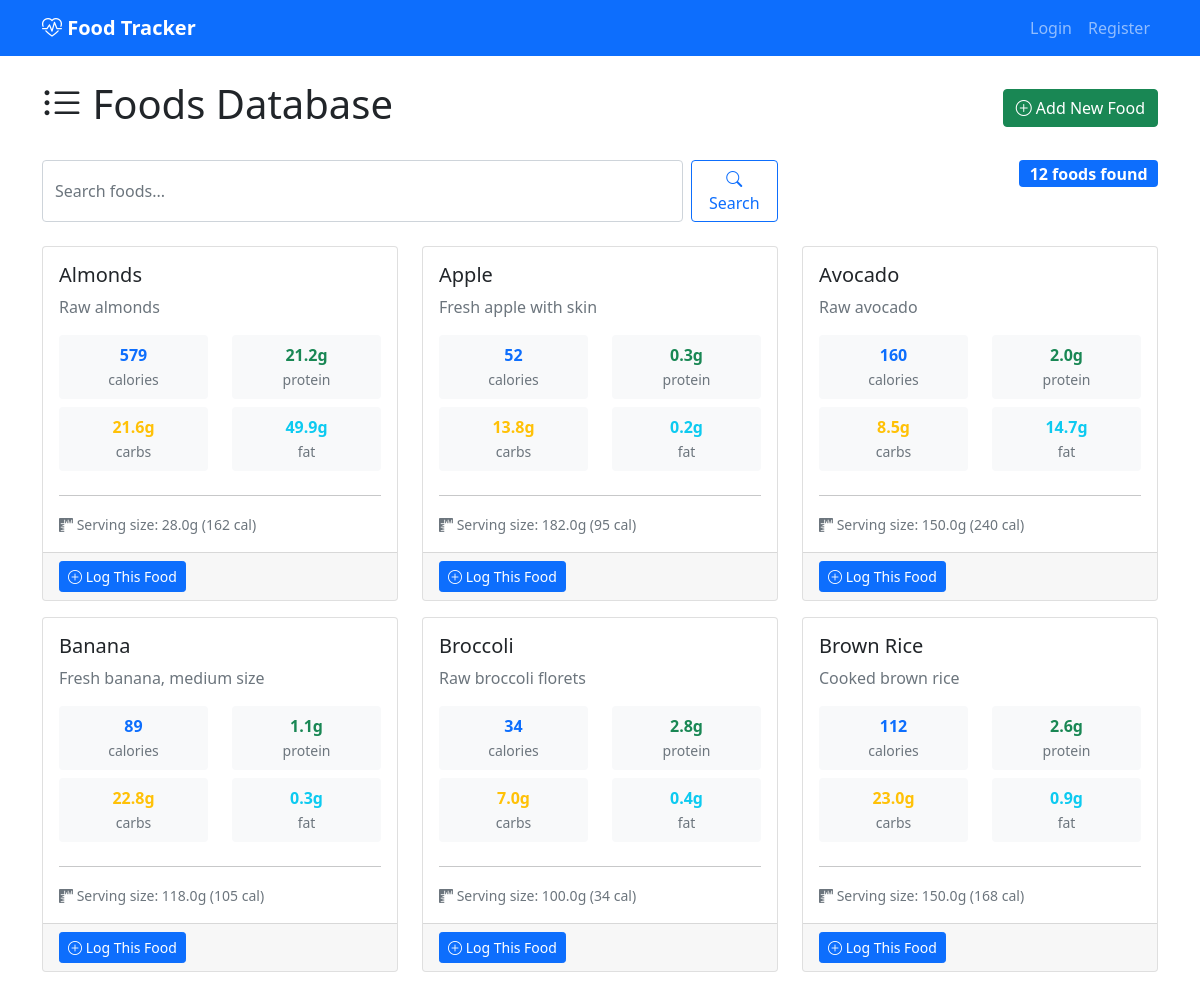
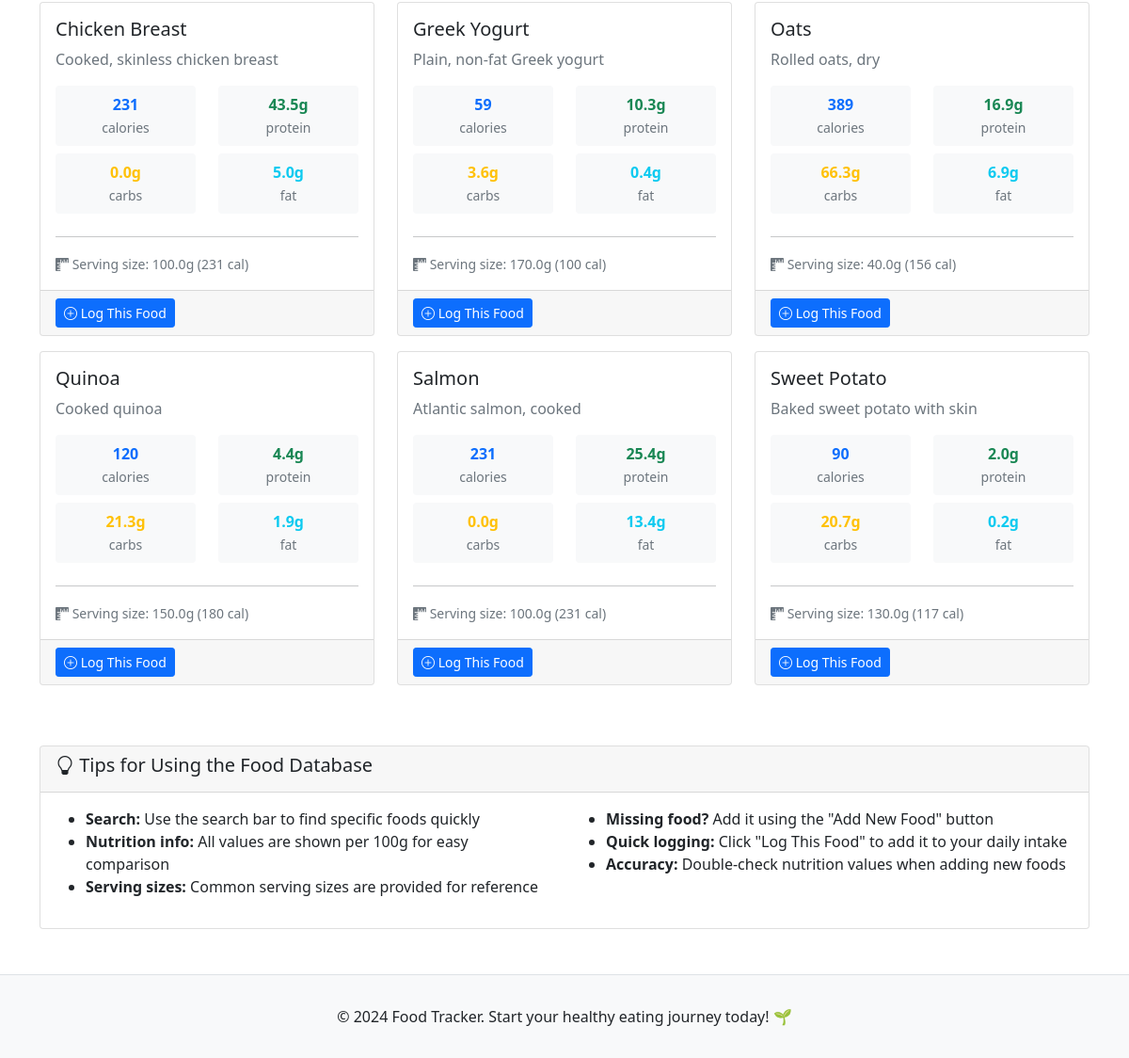
Page /foods/ on the committed database (2 pictures, top to bottom).
### counter/models.py (models this page shows, shortened)
class Food(models.Model):
    name = models.CharField(max_length=200, unique=True)
    description = models.TextField(blank=True, help_text="Brief description of the food item")
    calories_per_100g = models.DecimalField(max_digits=6, decimal_places=2, default=0)
    protein_per_100g = models.DecimalField(max_digits=6, decimal_places=2, default=0, help_text="Protein in grams")
    carbs_per_100g = models.DecimalField(max_digits=6, decimal_places=2, default=0, help_text="Carbohydrates in grams")
    fat_per_100g = models.DecimalField(max_digits=6, decimal_places=2, default=0, help_text="Fat in grams")
    fiber_per_100g = models.DecimalField(max_digits=6, decimal_places=2, default=0, help_text="Fiber in grams")
    serving_size_g = models.DecimalField(max_digits=6, decimal_places=1, default=100, help_text="Common serving size in grams")
    created_at = models.DateTimeField(auto_now_add=True)
    updated_at = models.DateTimeField(auto_now=True)
    class Meta:
        ordering = ['name']
    def calories_per_serving(self):
        return (self.calories_per_100g * self.serving_size_g / 100).quantize(Decimal('0.1'))

### counter/views.py (the view)
# urls.py: path('foods/', views.food_list, name='food_list'),
def food_list(request):
    query = request.GET.get('search', '')
    foods = Food.objects.all()
    if query:
        foods = foods.filter(
            Q(name__icontains=query) | Q(description__icontains=query)
        )
    foods = foods.order_by('name')
    context = {
        'foods': foods,
        'search_query': query,
    }
    return render(request, 'food_list.html', context)

### counter/templates/food_list.html (shortened to what this page needs)
{% extends 'base.html' %}
{% block content %}
<div class="d-flex justify-content-between align-items-center mb-4">
    <h1><i class="bi bi-list-ul"></i> Foods Database</h1>
    <a href="{% url 'add_food' %}" class="btn btn-success">
        <i class="bi bi-plus-circle"></i> Add New Food
    </a>
</div>
<div class="row mb-4">
    <div class="col-lg-8">
        <form method="get" class="d-flex">
            <input type="text" name="search" class="form-control" placeholder="Search foods..."
                   value="{{ search_query }}" autocomplete="off">
            <button type="submit" class="btn btn-outline-primary ms-2">
                <i class="bi bi-search"></i> Search
            </button>
        </form>
    </div>
    <div class="col-lg-4">
        <div class="text-end">
            <span class="badge bg-primary fs-6">{{ foods.count }} food{{ foods.count|pluralize }} found</span>
        </div>
    </div>
</div>
<div class="row">
    {% if foods %}
        {% for food in foods %}
            <div class="col-lg-6 col-xl-4 mb-3">
                <div class="card h-100">
                    <div class="card-body">
                        <h5 class="card-title">{{ food.name }}</h5>
                        {% if food.description %}
                            <p class="card-text text-muted">{{ food.description|truncatewords:15 }}</p>
                        {% endif %}
                        <div class="nutrition-info">
                            <div class="row text-center">
                                <div class="col-6">
                                    <div class="bg-light p-2 rounded mb-2">
                                        <strong class="text-primary">{{ food.calories_per_100g|floatformat:0 }}</strong><br>
                                        <small class="text-muted">calories</small>
                                    </div>
                                </div>
                                <div class="col-6">
                                    <div class="bg-light p-2 rounded mb-2">
                                        <strong class="text-success">{{ food.protein_per_100g|floatformat:1 }}g</strong><br>
                                        <small class="text-muted">protein</small>
                                    </div>
                                </div>
                            </div>
                            <div class="row text-center">
                                <div class="col-6">
                                    <div class="bg-light p-2 rounded mb-2">
                                        <strong class="text-warning">{{ food.carbs_per_100g|floatformat:1 }}g</strong><br>
                                        <small class="text-muted">carbs</small>
                                    </div>
                                </div>
                                <div class="col-6">
                                    <div class="bg-light p-2 rounded mb-2">
                                        <strong class="text-info">{{ food.fat_per_100g|floatformat:1 }}g</strong><br>
                                        <small class="text-muted">fat</small>
                                    </div>
                                </div>
                            </div>
                        </div>
                        <hr>
                        <div class="row">
                            <div class="col-12">
                                <small class="text-muted">
                                    <i class="bi bi-rulers"></i> Serving size: {{ food.serving_size_g }}g
                                    ({{ food.calories_per_serving|floatformat:0 }} cal)
                                </small>
                            </div>
                        </div>
                    </div>
                    <div class="card-footer">
                        <div class="d-grid">
                            <form method="get" action="{% url 'log_food' %}">
                                <button type="submit" class="btn btn-primary btn-sm">
                                    <i class="bi bi-plus-circle"></i> Log This Food
                                </button>
                            </form>
                        </div>
                    </div>
                </div>
            </div>
        {% endfor %}
    {% endif %}
</div>
<div class="row mt-5">
    <div class="col-12">
        <div class="card">
            <div class="card-header">
                <h5><i class="bi bi-lightbulb"></i> Tips for Using the Food Database</h5>
            </div>
            <div class="card-body">
                <div class="row">
                    <div class="col-md-6">
                        <ul>
                            <li><strong>Search:</strong> Use the search bar to find specific foods quickly</li>
                            <li><strong>Nutrition info:</strong> All values are shown per 100g for easy comparison</li>
                            <li><strong>Serving sizes:</strong> Common serving sizes are provided for reference</li>
                        </ul>
                    </div>
                    <div class="col-md-6">
                        <ul>
                            <li><strong>Missing food?</strong> Add it using the "Add New Food" button</li>
                            <li><strong>Quick logging:</strong> Click "Log This Food" to add it to your daily intake</li>
                            <li><strong>Accuracy:</strong> Double-check nutrition values when adding new foods</li>
                        </ul>
                    </div>
                </div>
            </div>
        </div>
    </div>
</div>
{% endblock %}

### counter/templates/base.html (shortened to what this page needs)
<!DOCTYPE html>
<html lang="en">
<head>
    <link href="https://cdn.jsdelivr.net/npm/bootstrap@5.1.3/dist/css/bootstrap.min.css" rel="stylesheet">
    <link href="https://cdn.jsdelivr.net/npm/bootstrap-icons@1.7.2/font/bootstrap-icons.css" rel="stylesheet">
</head>
<body>
    <nav class="navbar navbar-expand-lg navbar-dark bg-primary">
        <div class="container">
            <a class="navbar-brand" href="{% url 'home' %}">
                <i class="bi bi-heart-pulse"></i> Food Tracker
            </a>
            <div class="collapse navbar-collapse" id="navbarNav">
                <ul class="navbar-nav">
                    {% if user.is_authenticated %}
                        <li class="nav-item dropdown">
                            <a class="nav-link dropdown-toggle" href="#" role="button" data-bs-toggle="dropdown">
                                <i class="bi bi-person-circle"></i> {{ user.username }}
                            </a>
                            <ul class="dropdown-menu">
                                <li><a class="dropdown-item" href="{% url 'goals_settings' %}">Goals & Settings</a></li>
                                <li><hr class="dropdown-divider"></li>
                                <li><a class="dropdown-item" href="{% url 'logout' %}">Logout</a></li>
                            </ul>
                        </li>
                    {% else %}
                        <li class="nav-item">
                            <a class="nav-link" href="{% url 'login' %}">Login</a>
                        </li>
                        <li class="nav-item">
                            <a class="nav-link" href="{% url 'register' %}">Register</a>
                        </li>
                    {% endif %}
                </ul>
            </div>
        </div>
    </nav>
    <main class="container mt-4">
        {% block content %}
        {% endblock %}
    </main>
    <footer class="footer">
        <div class="container text-center">
            <p class="mb-0">&copy; 2024 Food Tracker. Start your healthy eating journey today! 🌱</p>
        </div>
    </footer>
</body>
</html>

### counter/templates/base.html (style rules this page uses)
.navbar-brand { font-weight: bold; }
.footer { margin-top: 3rem; padding: 2rem 0; background-color: #f8f9fa; border-top: 1px solid #dee2e6; }

### rows in the picture
Food: name "Almonds", description "Raw almonds", calories_per_100g "579", protein_per_100g "21.2", carbs_per_100g "21.6", fat_per_100g "49.9", serving_size_g "28.0", calories_per_serving "162"
Food: name "Apple", description "Fresh apple with skin", calories_per_100g "52", protein_per_100g "0.3", carbs_per_100g "13.8", fat_per_100g "0.2", serving_size_g "182.0", calories_per_serving "95"
Food: name "Avocado", description "Raw avocado", calories_per_100g "160", protein_per_100g "2.0", carbs_per_100g "8.5", fat_per_100g "14.7", serving_size_g "150.0", calories_per_serving "240"
Food: name "Banana", description "Fresh banana, medium size", calories_per_100g "89", protein_per_100g "1.1", carbs_per_100g "22.8", fat_per_100g "0.3", serving_size_g "118.0", calories_per_serving "105"
Food: name "Broccoli", description "Raw broccoli florets", calories_per_100g "34", protein_per_100g "2.8", carbs_per_100g "7.0", fat_per_100g "0.4", serving_size_g "100.0", calories_per_serving "34"
Food: name "Brown Rice", description "Cooked brown rice", calories_per_100g "112", protein_per_100g "2.6", carbs_per_100g "23.0", fat_per_100g "0.9", serving_size_g "150.0", calories_per_serving "168"
Food: name "Chicken Breast", description "Cooked, skinless chicken breast", calories_per_100g "231", protein_per_100g "43.5", carbs_per_100g "0.0", fat_per_100g "5.0", serving_size_g "100.0", calories_per_serving "231"
Food: name "Greek Yogurt", description "Plain, non-fat Greek yogurt", calories_per_100g "59", protein_per_100g "10.3", carbs_per_100g "3.6", fat_per_100g "0.4", serving_size_g "170.0", calories_per_serving "100"
Food: name "Oats", description "Rolled oats, dry", calories_per_100g "389", protein_per_100g "16.9", carbs_per_100g "66.3", fat_per_100g "6.9", serving_size_g "40.0", calories_per_serving "156"
Food: name "Quinoa", description "Cooked quinoa", calories_per_100g "120", protein_per_100g "4.4", carbs_per_100g "21.3", fat_per_100g "1.9", serving_size_g "150.0", calories_per_serving "180"
Food: name "Salmon", description "Atlantic salmon, cooked", calories_per_100g "231", protein_per_100g "25.4", carbs_per_100g "0.0", fat_per_100g "13.4", serving_size_g "100.0", calories_per_serving "231"
Food: name "Sweet Potato", description "Baked sweet potato with skin", calories_per_100g "90", protein_per_100g "2.0", carbs_per_100g "20.7", fat_per_100g "0.2", serving_size_g "130.0", calories_per_serving "117"

### other values in the picture
{{ foods.count }} "12"
